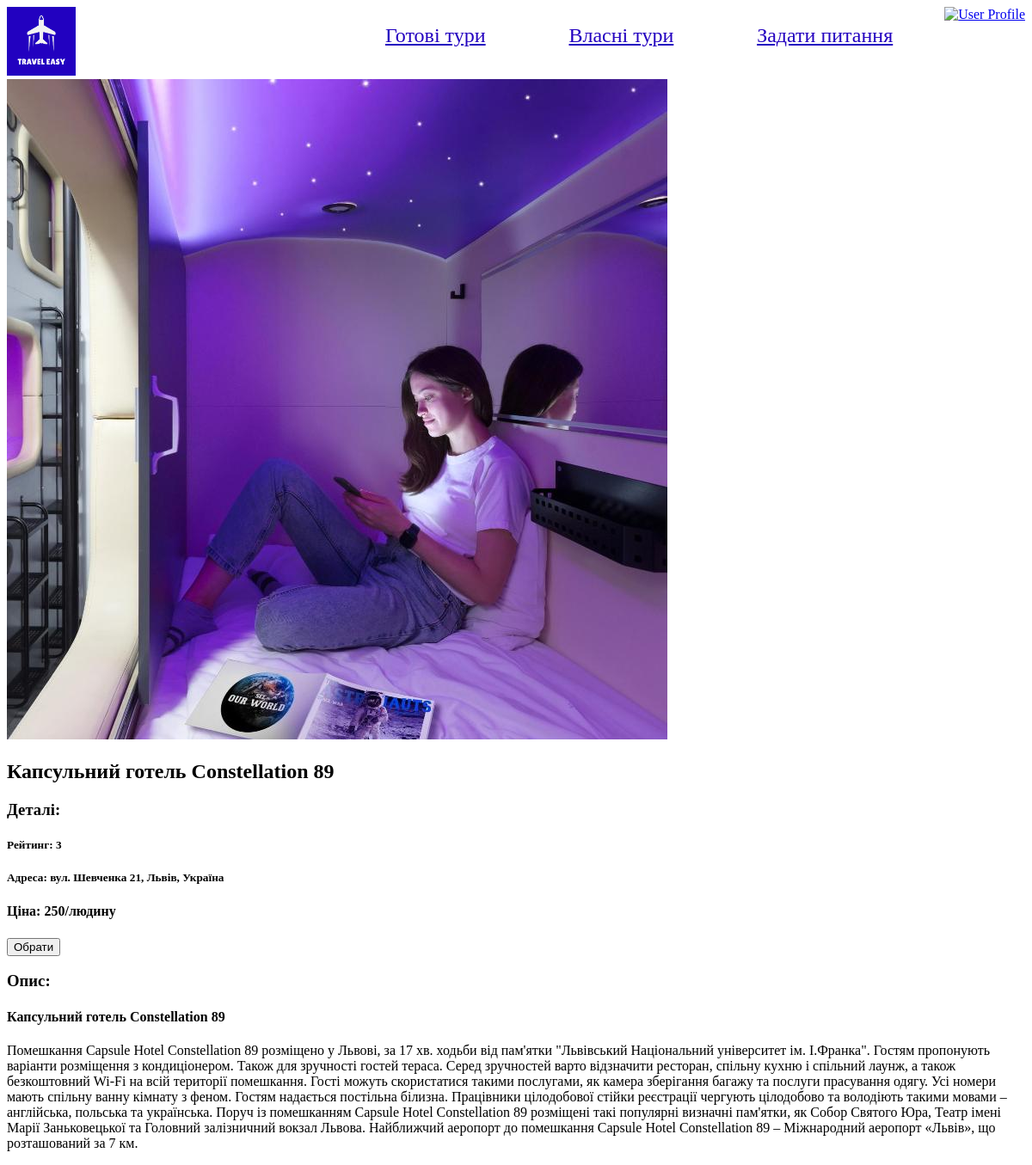
Page /hotelpage/kapsulnii-gotel-constellation-89 on the committed database.
### toursite/models.py (models this page shows, shortened)
class Hotel(models.Model):
    id = models.AutoField(primary_key=True)
    hotel_name = models.CharField(max_length=200)
    city = models.ForeignKey(City, on_delete=models.CASCADE, related_name='hotels')
    address = models.CharField(max_length=200)
    rating = models.IntegerField(validators=[MinValueValidator(1), MaxValueValidator(5)])
    description = models.CharField(max_length=2000)
    cost = models.IntegerField()
    hotel_image = models.CharField(max_length=50, null=True)
    slug = models.SlugField(db_index=True, unique=True, editable=False, default='')

### toursite/views.py (the view)
# urls.py: path("hotelpage/<slug:slug>", views.hotel_details, name = "hoteldetail"),
def hotel_details(request, slug):
    needed_hotel = get_object_or_404(Hotel, slug=slug)
    return render(request, 'toursite/hoteldetail.html', {
        "hotel": needed_hotel
    })

### toursite/templates/toursite/hoteldetail.html (shortened to what this page needs)
{% extends "base.html" %}
{% load static %}
{% load sass_tags %}
{% block css_files %}
<link rel="stylesheet" href="{% sass_src "toursite/selectionpage.scss"%}">
<link rel="stylesheet" href="{% sass_src "toursite/media/selectionpage.css"%}">
<link rel="stylesheet" href="{% sass_src "toursite/selectiondetails.scss"%}">
<link rel="stylesheet" href="{% sass_src "toursite/media/selectiondetails.css"%}">
<link rel="stylesheet" href="{% static 'toursite\media\index.css' %}">
{% endblock css_files %}
{% block content %}
<section id="details">
    <div class= "first_part">
        <img src="{% static 'toursite/images/' %}{{ hotel.hotel_image }}" alt="{{ hotel.hotel_name }}" class = "details_photo">
        <div class = "content">
        <h2>{{ hotel.hotel_name }}</h2>
        <h3>Деталі:</h3>
        <h5>Рейтинг: {{hotel.rating}}</h5>
        <h5>Адреса: {{hotel.address}}</h5>
        <h4>Ціна: {{hotel.cost}}/людину</h4>
        <form action="{% url 'excursionpage' %}" method="GET">
            <button type="submit">Обрати</button>
        </form>
    </div>
    </div>
    <div class='details_content'>
        <h3>Опис:</h3>
        <h4>{{ hotel.hotel_name}}</h4>
        <p>{{ hotel.description}}</p>
    </div>
</section>
{% endblock content %}

### static/base.css (style rules this page uses)
body { background-color: #fff; }

### rows in the picture
Hotel: hotel_image (picture), hotel_name "Капсульний готель Constellation 89", rating "3", address "вул. Шевченка 21, Львів, Україна", cost "250", description "Помешкання Capsule Hotel Constellation 89 розміщено y Львові, за 17 хв. ходьби від пам'ятки \"Львівський Національний університет ім. І.Франка\". Гостям пропонують варіанти розміщення з кондиціонером. Також для зручності гостей тераса. Серед зручностей варто відзначити ресторан, спільну кухню і спільний лаунж, а також безкоштовний Wi-Fi на всій території помешкання. Гості можуть скористатися такими послугами, як камера зберігання багажу та послуги прасування одягу. Усі номери мають спільну ванну кімнату з феном. Гостям надається постільна білизна. Працівники цілодобової стійки реєстрації чергують цілодобово та володіють такими мовами – англійська, польська та українська. Поруч із помешканням…"
